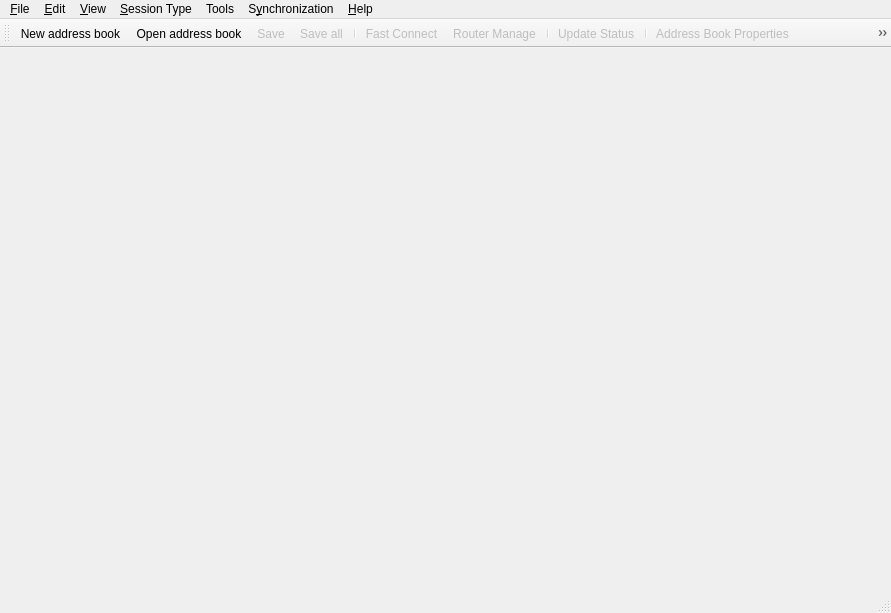
<?xml version="1.0" encoding="UTF-8"?>
<ui version="4.0">
 <class>ConsoleMainWindow</class>
 <widget class="QMainWindow" name="ConsoleMainWindow">
  <property name="geometry">
   <rect>
    <x>0</x>
    <y>0</y>
    <width>891</width>
    <height>613</height>
   </rect>
  </property>
  <property name="windowTitle">
   <string>Aspia Console</string>
  </property>
  <widget class="QWidget" name="central_widget">
   <layout class="QVBoxLayout" name="verticalLayout_2">
    <property name="spacing">
     <number>0</number>
    </property>
    <property name="leftMargin">
     <number>0</number>
    </property>
    <property name="topMargin">
     <number>0</number>
    </property>
    <property name="rightMargin">
     <number>0</number>
    </property>
    <property name="bottomMargin">
     <number>0</number>
    </property>
    <item>
     <widget class="QTabWidget" name="tab_widget">
      <property name="currentIndex">
       <number>-1</number>
      </property>
      <property name="documentMode">
       <bool>true</bool>
      </property>
      <property name="tabsClosable">
       <bool>true</bool>
      </property>
      <property name="movable">
       <bool>true</bool>
      </property>
     </widget>
    </item>
   </layout>
  </widget>
  <widget class="QMenuBar" name="menu_bar">
   <property name="geometry">
    <rect>
     <x>0</x>
     <y>0</y>
     <width>891</width>
     <height>22</height>
    </rect>
   </property>
   <widget class="QMenu" name="menu_file">
    <property name="title">
     <string>&amp;File</string>
    </property>
    <widget class="QMenu" name="menu_recent_open">
     <property name="title">
      <string>Recent open</string>
     </property>
     <addaction name="action_remember_last"/>
     <addaction name="action_clear_mru"/>
     <addaction name="separator"/>
    </widget>
    <addaction name="action_new"/>
    <addaction name="action_open"/>
    <addaction name="menu_recent_open"/>
    <addaction name="action_save"/>
    <addaction name="action_save_as"/>
    <addaction name="action_save_all"/>
    <addaction name="action_close"/>
    <addaction name="action_close_all"/>
    <addaction name="separator"/>
    <addaction name="action_exit"/>
   </widget>
   <widget class="QMenu" name="menu_edit">
    <property name="title">
     <string>&amp;Edit</string>
    </property>
    <addaction name="action_address_book_properties"/>
    <addaction name="separator"/>
    <addaction name="action_add_computer_group"/>
    <addaction name="action_modify_computer_group"/>
    <addaction name="action_delete_computer_group"/>
    <addaction name="separator"/>
    <addaction name="action_add_computer"/>
    <addaction name="action_copy_computer"/>
    <addaction name="action_modify_computer"/>
    <addaction name="action_delete_computer"/>
    <addaction name="separator"/>
    <addaction name="action_import_computers"/>
    <addaction name="action_export_computers"/>
   </widget>
   <widget class="QMenu" name="menu_session_type">
    <property name="title">
     <string>&amp;Session Type</string>
    </property>
    <addaction name="action_desktop_manage"/>
    <addaction name="action_desktop_view"/>
    <addaction name="action_file_transfer"/>
    <addaction name="action_text_chat"/>
    <addaction name="action_system_info"/>
   </widget>
   <widget class="QMenu" name="menu_help">
    <property name="title">
     <string>&amp;Help</string>
    </property>
    <addaction name="action_online_help"/>
    <addaction name="separator"/>
    <addaction name="action_check_updates"/>
    <addaction name="action_update_settings"/>
    <addaction name="separator"/>
    <addaction name="action_about"/>
   </widget>
   <widget class="QMenu" name="menu_view">
    <property name="title">
     <string>&amp;View</string>
    </property>
    <widget class="QMenu" name="menu_language">
     <property name="title">
      <string>&amp;Language</string>
     </property>
     <property name="icon">
      <iconset resource="../client/resources/client.qrc">
       <normaloff>:/img/locale.png</normaloff>:/img/locale.png</iconset>
     </property>
    </widget>
    <addaction name="menu_language"/>
    <addaction name="action_toolbar"/>
    <addaction name="action_statusbar"/>
    <addaction name="action_dark_theme"/>
    <addaction name="separator"/>
    <addaction name="action_show_tray_icon"/>
    <addaction name="action_minimize_to_tray"/>
    <addaction name="separator"/>
    <addaction name="action_show_icons_in_menus"/>
    <addaction name="separator"/>
    <addaction name="action_update_status"/>
   </widget>
   <widget class="QMenu" name="menuTools">
    <property name="title">
     <string>Tools</string>
    </property>
    <addaction name="action_fast_connect"/>
    <addaction name="action_router_manage"/>
   </widget>
   <widget class="QMenu" name="menu_sync">
    <property name="title">
     <string>S&amp;ynchronization</string>
    </property>
    <addaction name="action_sync"/>
   </widget>
   <addaction name="menu_file"/>
   <addaction name="menu_edit"/>
   <addaction name="menu_view"/>
   <addaction name="menu_session_type"/>
   <addaction name="menuTools"/>
   <addaction name="menu_sync"/>
   <addaction name="menu_help"/>
  </widget>
  <widget class="console::StatusBar" name="status_bar"/>
  <widget class="QToolBar" name="tool_bar">
   <property name="windowTitle">
    <string>Tool Bar</string>
   </property>
   <property name="iconSize">
    <size>
     <width>16</width>
     <height>16</height>
    </size>
   </property>
   <attribute name="toolBarArea">
    <enum>TopToolBarArea</enum>
   </attribute>
   <attribute name="toolBarBreak">
    <bool>false</bool>
   </attribute>
   <addaction name="action_new"/>
   <addaction name="action_open"/>
   <addaction name="action_save"/>
   <addaction name="action_save_all"/>
   <addaction name="separator"/>
   <addaction name="action_fast_connect"/>
   <addaction name="action_router_manage"/>
   <addaction name="separator"/>
   <addaction name="action_update_status"/>
   <addaction name="separator"/>
   <addaction name="action_address_book_properties"/>
   <addaction name="action_add_computer_group"/>
   <addaction name="action_modify_computer_group"/>
   <addaction name="action_delete_computer_group"/>
   <addaction name="action_add_computer"/>
   <addaction name="action_copy_computer"/>
   <addaction name="action_modify_computer"/>
   <addaction name="action_delete_computer"/>
   <addaction name="separator"/>
   <addaction name="action_desktop_manage"/>
   <addaction name="action_desktop_view"/>
   <addaction name="action_file_transfer"/>
   <addaction name="action_text_chat"/>
   <addaction name="action_system_info"/>
   <addaction name="separator"/>
   <addaction name="action_about"/>
   <addaction name="action_exit"/>
  </widget>
  <action name="action_new">
   <property name="icon">
    <iconset resource="../common/resources/common.qrc">
     <normaloff>:/img/document.png</normaloff>:/img/document.png</iconset>
   </property>
   <property name="text">
    <string>&amp;New address book</string>
   </property>
   <property name="shortcut">
    <string>Ctrl+N</string>
   </property>
  </action>
  <action name="action_open">
   <property name="icon">
    <iconset resource="resources/console.qrc">
     <normaloff>:/img/open.png</normaloff>:/img/open.png</iconset>
   </property>
   <property name="text">
    <string>&amp;Open address book...</string>
   </property>
   <property name="shortcut">
    <string>Ctrl+O</string>
   </property>
  </action>
  <action name="action_save">
   <property name="enabled">
    <bool>false</bool>
   </property>
   <property name="icon">
    <iconset resource="../client/resources/client.qrc">
     <normaloff>:/img/disk.png</normaloff>:/img/disk.png</iconset>
   </property>
   <property name="text">
    <string>&amp;Save</string>
   </property>
   <property name="shortcut">
    <string>Ctrl+S</string>
   </property>
  </action>
  <action name="action_save_as">
   <property name="enabled">
    <bool>false</bool>
   </property>
   <property name="text">
    <string>Save &amp;as...</string>
   </property>
   <property name="shortcut">
    <string>Ctrl+Alt+S</string>
   </property>
  </action>
  <action name="action_close">
   <property name="enabled">
    <bool>false</bool>
   </property>
   <property name="text">
    <string>&amp;Close</string>
   </property>
   <property name="shortcut">
    <string>Ctrl+W</string>
   </property>
  </action>
  <action name="action_exit">
   <property name="icon">
    <iconset resource="../client/resources/client.qrc">
     <normaloff>:/img/exit.png</normaloff>:/img/exit.png</iconset>
   </property>
   <property name="text">
    <string>&amp;Exit</string>
   </property>
  </action>
  <action name="action_add_computer_group">
   <property name="enabled">
    <bool>false</bool>
   </property>
   <property name="icon">
    <iconset resource="../client/resources/client.qrc">
     <normaloff>:/img/folder-plus.png</normaloff>:/img/folder-plus.png</iconset>
   </property>
   <property name="text">
    <string>Add Computer Group</string>
   </property>
  </action>
  <action name="action_modify_computer_group">
   <property name="enabled">
    <bool>false</bool>
   </property>
   <property name="icon">
    <iconset resource="resources/console.qrc">
     <normaloff>:/img/folder-pencil.png</normaloff>:/img/folder-pencil.png</iconset>
   </property>
   <property name="text">
    <string>Modify Computer Group</string>
   </property>
  </action>
  <action name="action_delete_computer_group">
   <property name="enabled">
    <bool>false</bool>
   </property>
   <property name="icon">
    <iconset resource="resources/console.qrc">
     <normaloff>:/img/folder-minus.png</normaloff>:/img/folder-minus.png</iconset>
   </property>
   <property name="text">
    <string>Delete Computer Group</string>
   </property>
  </action>
  <action name="action_add_computer">
   <property name="enabled">
    <bool>false</bool>
   </property>
   <property name="icon">
    <iconset resource="resources/console.qrc">
     <normaloff>:/img/computer-plus.png</normaloff>:/img/computer-plus.png</iconset>
   </property>
   <property name="text">
    <string>Add Computer</string>
   </property>
  </action>
  <action name="action_modify_computer">
   <property name="enabled">
    <bool>false</bool>
   </property>
   <property name="icon">
    <iconset resource="resources/console.qrc">
     <normaloff>:/img/computer-pencil.png</normaloff>:/img/computer-pencil.png</iconset>
   </property>
   <property name="text">
    <string>Modify Computer</string>
   </property>
  </action>
  <action name="action_delete_computer">
   <property name="enabled">
    <bool>false</bool>
   </property>
   <property name="icon">
    <iconset resource="resources/console.qrc">
     <normaloff>:/img/computer-minus.png</normaloff>:/img/computer-minus.png</iconset>
   </property>
   <property name="text">
    <string>Delete Computer</string>
   </property>
  </action>
  <action name="action_desktop_manage">
   <property name="checkable">
    <bool>true</bool>
   </property>
   <property name="checked">
    <bool>true</bool>
   </property>
   <property name="icon">
    <iconset resource="../client/resources/client.qrc">
     <normaloff>:/img/monitor-keyboard.png</normaloff>:/img/monitor-keyboard.png</iconset>
   </property>
   <property name="text">
    <string>Desktop &amp;Manage</string>
   </property>
  </action>
  <action name="action_desktop_view">
   <property name="checkable">
    <bool>true</bool>
   </property>
   <property name="icon">
    <iconset resource="../client/resources/client.qrc">
     <normaloff>:/img/monitor.png</normaloff>:/img/monitor.png</iconset>
   </property>
   <property name="text">
    <string>Desktop &amp;View</string>
   </property>
  </action>
  <action name="action_file_transfer">
   <property name="checkable">
    <bool>true</bool>
   </property>
   <property name="icon">
    <iconset resource="../client/resources/client.qrc">
     <normaloff>:/img/folder-stand.png</normaloff>:/img/folder-stand.png</iconset>
   </property>
   <property name="text">
    <string>&amp;File Transfer</string>
   </property>
  </action>
  <action name="action_online_help">
   <property name="icon">
    <iconset resource="../client/resources/client.qrc">
     <normaloff>:/img/lifebuoy.png</normaloff>:/img/lifebuoy.png</iconset>
   </property>
   <property name="text">
    <string>&amp;Online Help...</string>
   </property>
   <property name="shortcut">
    <string>F1</string>
   </property>
  </action>
  <action name="action_about">
   <property name="icon">
    <iconset resource="../client/resources/client.qrc">
     <normaloff>:/img/about.png</normaloff>:/img/about.png</iconset>
   </property>
   <property name="text">
    <string>&amp;About</string>
   </property>
  </action>
  <action name="action_sync">
   <property name="enabled">
    <bool>false</bool>
   </property>
   <property name="text">
    <string>Synchronization Settings...</string>
   </property>
   <property name="toolTip">
    <string>Share this address book with your department through the router</string>
   </property>
  </action>
  <action name="action_address_book_properties">
   <property name="enabled">
    <bool>false</bool>
   </property>
   <property name="icon">
    <iconset resource="resources/console.qrc">
     <normaloff>:/img/book-pencil.png</normaloff>:/img/book-pencil.png</iconset>
   </property>
   <property name="text">
    <string>Address Book Properties</string>
   </property>
  </action>
  <action name="action_desktop_manage_connect">
   <property name="icon">
    <iconset resource="../client/resources/client.qrc">
     <normaloff>:/img/monitor-keyboard.png</normaloff>:/img/monitor-keyboard.png</iconset>
   </property>
   <property name="text">
    <string>Desktop Manage</string>
   </property>
   <property name="toolTip">
    <string>Desktop Manage</string>
   </property>
  </action>
  <action name="action_desktop_view_connect">
   <property name="icon">
    <iconset resource="../client/resources/client.qrc">
     <normaloff>:/img/monitor.png</normaloff>:/img/monitor.png</iconset>
   </property>
   <property name="text">
    <string>Desktop View</string>
   </property>
   <property name="toolTip">
    <string>Desktop View</string>
   </property>
  </action>
  <action name="action_file_transfer_connect">
   <property name="icon">
    <iconset resource="../client/resources/client.qrc">
     <normaloff>:/img/folder-stand.png</normaloff>:/img/folder-stand.png</iconset>
   </property>
   <property name="text">
    <string>File Transfer</string>
   </property>
   <property name="toolTip">
    <string>File Transfer</string>
   </property>
  </action>
  <action name="action_toolbar">
   <property name="checkable">
    <bool>true</bool>
   </property>
   <property name="checked">
    <bool>false</bool>
   </property>
   <property name="text">
    <string>Tool Bar</string>
   </property>
  </action>
  <action name="action_dark_theme">
   <property name="checkable">
    <bool>true</bool>
   </property>
   <property name="text">
    <string>Dark Theme</string>
   </property>
  </action>
  <action name="action_statusbar">
   <property name="checkable">
    <bool>true</bool>
   </property>
   <property name="checked">
    <bool>false</bool>
   </property>
   <property name="text">
    <string>Status Bar</string>
   </property>
  </action>
  <action name="action_fast_connect">
   <property name="enabled">
    <bool>false</bool>
   </property>
   <property name="icon">
    <iconset resource="resources/console.qrc">
     <normaloff>:/img/plug-disconnect.png</normaloff>:/img/plug-disconnect.png</iconset>
   </property>
   <property name="text">
    <string>Fast Connect</string>
   </property>
   <property name="shortcut">
    <string>F8</string>
   </property>
  </action>
  <action name="action_show_tray_icon">
   <property name="checkable">
    <bool>true</bool>
   </property>
   <property name="text">
    <string>Show tray icon</string>
   </property>
  </action>
  <action name="action_minimize_to_tray">
   <property name="checkable">
    <bool>true</bool>
   </property>
   <property name="text">
    <string>Minimize to tray</string>
   </property>
  </action>
  <action name="action_show_hide">
   <property name="text">
    <string>Hide</string>
   </property>
  </action>
  <action name="action_save_all">
   <property name="enabled">
    <bool>false</bool>
   </property>
   <property name="icon">
    <iconset resource="resources/console.qrc">
     <normaloff>:/img/disks.png</normaloff>:/img/disks.png</iconset>
   </property>
   <property name="text">
    <string>Save all</string>
   </property>
   <property name="shortcut">
    <string>Ctrl+Shift+S</string>
   </property>
  </action>
  <action name="action_close_all">
   <property name="enabled">
    <bool>false</bool>
   </property>
   <property name="text">
    <string>Close all</string>
   </property>
   <property name="shortcut">
    <string>Ctrl+Shift+W</string>
   </property>
  </action>
  <action name="action_check_updates">
   <property name="text">
    <string>Check for updates...</string>
   </property>
  </action>
  <action name="action_update_settings">
   <property name="text">
    <string>Update Settings</string>
   </property>
  </action>
  <action name="action_clear_mru">
   <property name="text">
    <string>Clear</string>
   </property>
  </action>
  <action name="action_remember_last">
   <property name="checkable">
    <bool>true</bool>
   </property>
   <property name="checked">
    <bool>true</bool>
   </property>
   <property name="text">
    <string>Remember latest</string>
   </property>
  </action>
  <action name="action_copy_computer">
   <property name="enabled">
    <bool>false</bool>
   </property>
   <property name="icon">
    <iconset resource="resources/console.qrc">
     <normaloff>:/img/computer-copy.png</normaloff>:/img/computer-copy.png</iconset>
   </property>
   <property name="text">
    <string>Copy Computer</string>
   </property>
  </action>
  <action name="action_router_manage">
   <property name="enabled">
    <bool>false</bool>
   </property>
   <property name="icon">
    <iconset resource="resources/console.qrc">
     <normaloff>:/img/server.png</normaloff>:/img/server.png</iconset>
   </property>
   <property name="text">
    <string>Router Manage</string>
   </property>
  </action>
  <action name="action_show_icons_in_menus">
   <property name="checkable">
    <bool>true</bool>
   </property>
   <property name="text">
    <string>Show icons in menus</string>
   </property>
  </action>
  <action name="action_system_info">
   <property name="checkable">
    <bool>true</bool>
   </property>
   <property name="icon">
    <iconset resource="../client/resources/client.qrc">
     <normaloff>:/img/computer_info.png</normaloff>:/img/computer_info.png</iconset>
   </property>
   <property name="text">
    <string>&amp;System Information</string>
   </property>
   <property name="toolTip">
    <string>System Information</string>
   </property>
  </action>
  <action name="action_system_info_connect">
   <property name="icon">
    <iconset resource="../client/resources/client.qrc">
     <normaloff>:/img/computer_info.png</normaloff>:/img/computer_info.png</iconset>
   </property>
   <property name="text">
    <string>System Information</string>
   </property>
   <property name="toolTip">
    <string>System Information</string>
   </property>
  </action>
  <action name="action_text_chat">
   <property name="checkable">
    <bool>true</bool>
   </property>
   <property name="icon">
    <iconset resource="../client/resources/client.qrc">
     <normaloff>:/img/text-chat.png</normaloff>:/img/text-chat.png</iconset>
   </property>
   <property name="text">
    <string>&amp;Text Chat</string>
   </property>
   <property name="toolTip">
    <string>Text Chat</string>
   </property>
  </action>
  <action name="action_text_chat_connect">
   <property name="icon">
    <iconset resource="../client/resources/client.qrc">
     <normaloff>:/img/text-chat.png</normaloff>:/img/text-chat.png</iconset>
   </property>
   <property name="text">
    <string>Text Chat</string>
   </property>
   <property name="toolTip">
    <string>Text Chat</string>
   </property>
  </action>
  <action name="action_update_status">
   <property name="enabled">
    <bool>false</bool>
   </property>
   <property name="icon">
    <iconset resource="../client/resources/client.qrc">
     <normaloff>:/img/arrow-circle-double.png</normaloff>:/img/arrow-circle-double.png</iconset>
   </property>
   <property name="text">
    <string>Update Status</string>
   </property>
   <property name="toolTip">
    <string>Update the status of computers in the list</string>
   </property>
   <property name="shortcut">
    <string>F5</string>
   </property>
  </action>
  <action name="action_import_computers">
   <property name="enabled">
    <bool>false</bool>
   </property>
   <property name="icon">
    <iconset resource="resources/console.qrc">
     <normaloff>:/img/import.png</normaloff>:/img/import.png</iconset>
   </property>
   <property name="text">
    <string>Import Computers/Groups</string>
   </property>
   <property name="toolTip">
    <string>Import computers from file</string>
   </property>
  </action>
  <action name="action_export_computers">
   <property name="enabled">
    <bool>false</bool>
   </property>
   <property name="icon">
    <iconset resource="resources/console.qrc">
     <normaloff>:/img/export.png</normaloff>:/img/export.png</iconset>
   </property>
   <property name="text">
    <string>Export Computer Group</string>
   </property>
   <property name="toolTip">
    <string>Export computer group to file</string>
   </property>
  </action>
 </widget>
 <layoutdefault spacing="6" margin="11"/>
 <customwidgets>
  <customwidget>
   <class>console::StatusBar</class>
   <extends>QStatusBar</extends>
   <header>console/statusbar.h</header>
  </customwidget>
 </customwidgets>
 <resources>
  <include location="../client/resources/client.qrc"/>
  <include location="../common/resources/common.qrc"/>
  <include location="resources/console.qrc"/>
 </resources>
 <connections/>
</ui>
